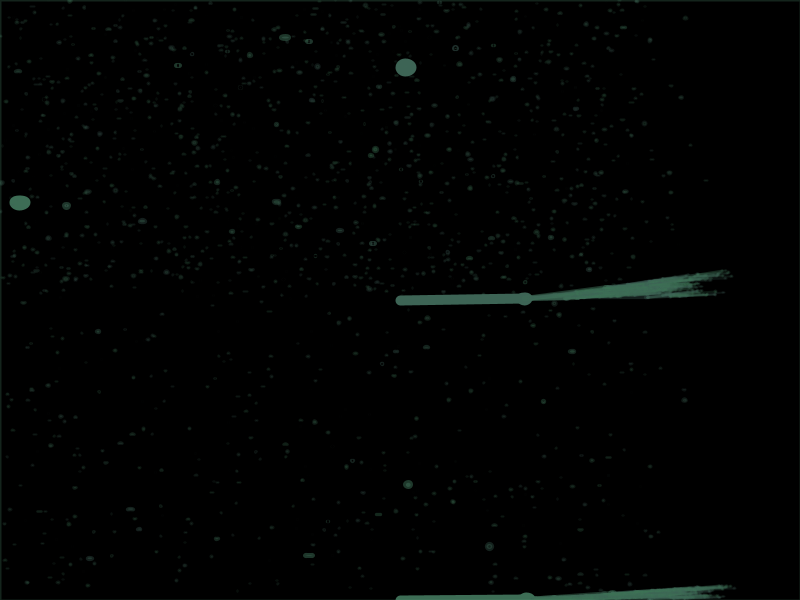
Frame 1 (no input)
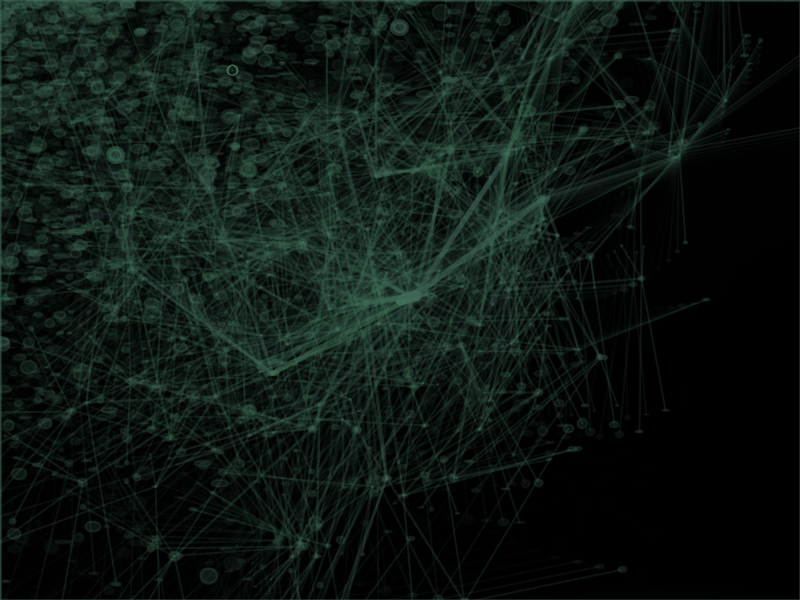
Frame 60 (the mouse pressed at the canvas centre just before this capture)
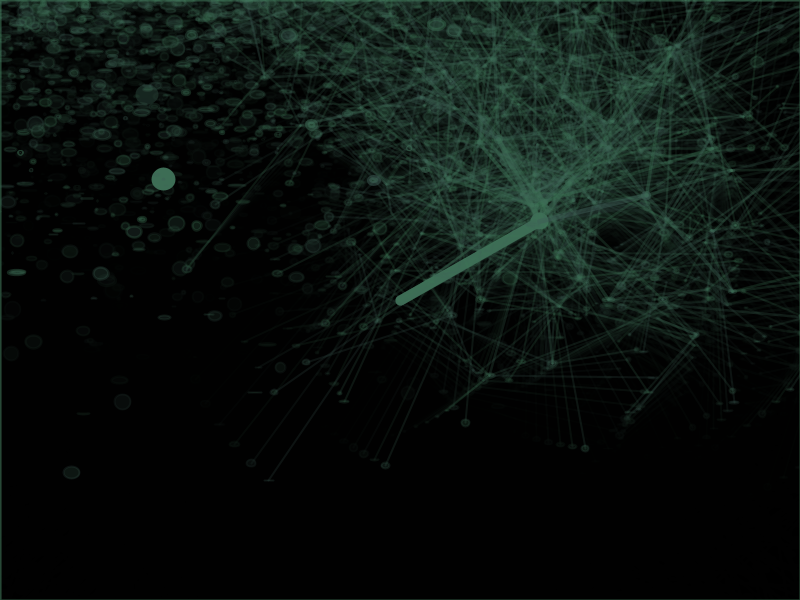
Frame 120 (the mouse held since frame 60 and released just before this capture)

The Processing sketch that drew these frames (run headless with seeded random() and noise(); from frame 60 on, the mouse is pressed at the canvas centre):

// Processing sketch: processing_125489
// ── processing_125489.pde

// Exercise [ XI ] : Trees and not trees
// This is a Whomping Willow in Harry Potter...
// lin wenyu  (ken3101462@gmail.com)

int _numChildren = 5;
int _maxLevels = 5;
Branch _trunk;

void setup() {
  size(800, 600);
  background(0);
  frameRate(10);
  noFill();
  newTree();
}

void draw() {
  //background(0);
  _trunk.updateMe(width/2, height/2);
  _trunk.drawMe();

  fill(0, 100);
  rect(0, 0, width, height);
}

void mouseReleased() {
  newTree();
}

void newTree() {
  _trunk = new Branch(1, 0, width/2, height);
  _trunk.drawMe();
}

class Branch {
  float level, index;
  float x, y;
  float endx, endy;
  float strokeW, alph; // line style
  float len, lenChange; // length
  float rot, rotChange; // rotation
  Branch[] children = new Branch[0];

  Branch(float lev, float ind, float ex, float ey) {
    level = lev;
    index = ind;
    strokeW = (1/level)*10;
    alph = 255/level;
    len = (1/level)*random(200);
    lenChange = random(10)-5;
    rotChange = random(5)-5;
    updateMe(ex, ey);
    if (level < _maxLevels) {
      children = new Branch[_numChildren];
      for (int x=0; x<_numChildren; x++) {
        children[x] = new Branch(level+1, x, endx, endy);
      }
    }
  }
  void updateMe(float nx, float ny) {
    x = nx;
    y = ny;
    rot += rotChange;
    len += lenChange;
    if (len<0 || len>200) {
      lenChange *= -1;
    }
    float radian = radians(rot);
    endx = x+(len*cos(radian));
    endy = y+(len*sin(radian));

    for (int i=0; i<children.length; i++) {
      children[i].updateMe(endx, endy);
    }
  }
  void drawMe() {
    strokeWeight(strokeW);
    //stroke(random(255),random(255),random(255),alph);
    stroke(100, random(150, 200), 140, alph);
    //fill(random(255),random(255),random(255),alph);
    fill(100, random(150, 200), 140, alph);
    line(x, y, endx, endy);
    ellipse(endx, endy, len/20, random(len/20));
    ellipse(random(endx), random(endy), len/12, random(len/12));
    for (int i=0;i<children.length;i++) { 
      children[i].drawMe();
    }
  }
}
